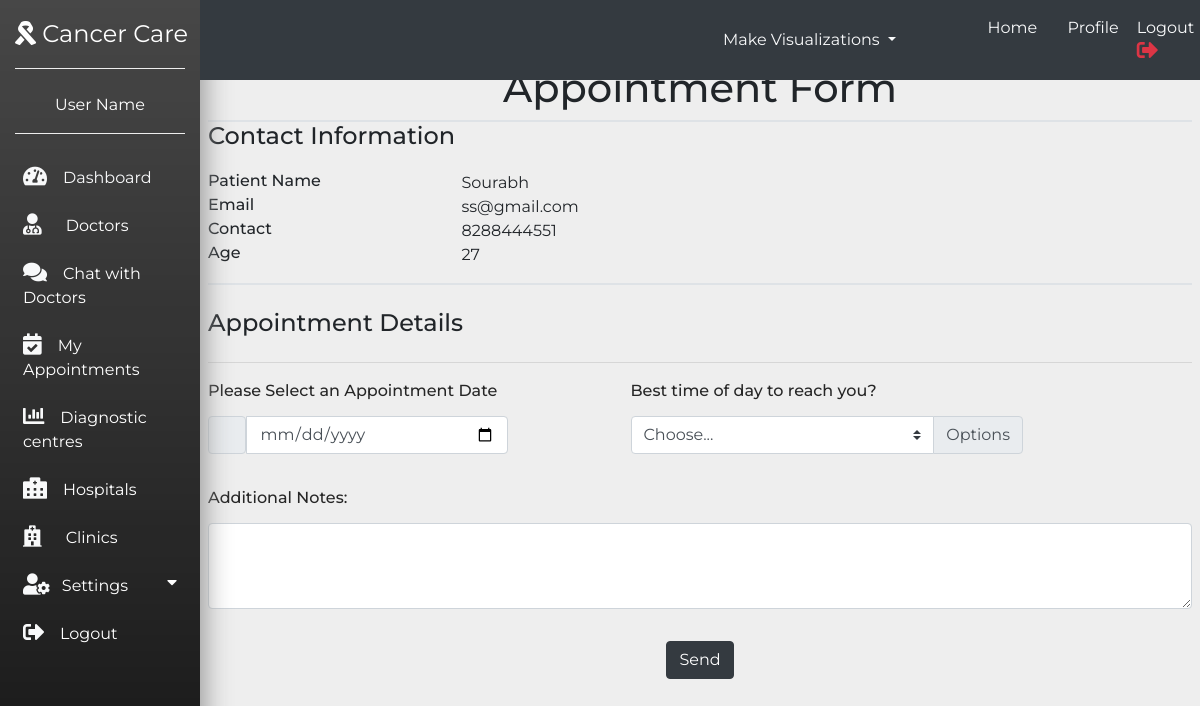
The page /userappointment/1 (signed in) on the database its author committed.
### myapp/models.py (models this page shows, shortened)
class mypatient(models.Model):
    patient_id = models.CharField(max_length=30)
    pat_img = models.ImageField(null=True,blank=True)
    pat_name = models.CharField(max_length = 30)
    pat_email = models.EmailField()
    pat_pass = models.CharField(max_length = 40)
    pat_contact = models.CharField(max_length = 12,null = True)
    pat_pincode = models.IntegerField(null = True)
    pat_address = models.CharField(max_length = 100,null = True)
    pat_city = models.CharField(max_length = 20,null = True)
    pat_state = models.CharField(max_length = 20,null = True)
    pat_dob = models.DateField(max_length = 8,null = True)
    pat_bloodgroup = models.CharField(max_length = 3,null = True)
    pat_age = models.IntegerField(null = True)
    GENDER_CHOICES = (
        ('M', 'Male'),
        ('F', 'Female'),
    )
    pat_gender = models.CharField(max_length=1, choices=GENDER_CHOICES,null = True)

### myapp/views.py (the view, shortened to what this page needs)
# urls.py: path('userappointment/<int:id>',views.userappointment,name="userappointment"),
def userappointment(request, id):
    us = mypatient.objects.get(pat_email = request.session.get('em'))
    return render(request,'appointmentpage.html',{'user':us})

### Template/appointmentpage.html (shortened to what this page needs)
{% extends 'sidebar.html' %}{% load static %}  {% block content %}
<div class="container p-2">
    <div class="row">
        <div class="col-md-12 text-center">
            <h1>Appointment Form</h1>
        </div>
    </div>
    <hr class="border border-4 m-0">
    <div class="row">
        <div class="col-md-12 pb-2">
            <h4>Contact Information</h4>
        </div>
    </div>
    <div class="row mt-1">
        <div class="col-sm-3">
            <h6 class="mb-0">Patient Name</h6>
        </div>
        <div class="col-sm-9 ">
            {{user.pat_name}}
        </div>
    </div>
    <div class="row">
        <div class="col-sm-3">
            <h6 class="mb-0">Email</h6>
        </div>
        <div class="col-sm-9 ">
            {{user.pat_email}}
        </div>
    </div>
    <div class="row">
        <div class="col-sm-3">
            <h6 class="mb-0">Contact</h6>
        </div>
        <div class="col-sm-9 ">
            {{user.pat_contact}}
        </div>
    </div>
    <div class="row">
        <div class="col-sm-3">
            <h6 class="mb-0">Age</h6>
        </div>
        <div class="col-sm-9 ">
            {{user.pat_age}}
        </div>
    </div>
    <hr class="border border-2 ">
    <div class="row mt-4">
        <div class="col-md-12">
            <h4>Appointment Details</h4>
        </div>
    </div>
    <hr>
    <div class="row mt-1">
        <div class="col-md-12">
            <form action="" method="POST">
                <div class="row">
                    <div class="form-group mb-3 col-md-5">
                        <label style="color: #262626"><h6>Please Select an Appointment Date</h6></label>
                        <div class="input-group mb-3" style="width:300px">
                            <span class="input-group-text" id="basic-addon1"><i class="icofont-quill-pen"></i></span>
                            <input type="date" name="dateforapp" id="appointment_date" class="form-control ii" required autofocus name="sub" placeholder="Enter Subject">
                        </div>
                    </div>
                    <div class="form-group mb-3 col-md-5">
                        <label style="color: #262626"><h6>Best time of day to reach you?</h6></label>
                        <div class="input-group mb-3">
                            <select class="custom-select" id="inputGroupSelect02" name="tofd" style="width: auto;">
                          <option selected>Choose...</option>
                        </select>
                            <div class="input-group-append">
                                <label class="input-group-text" for="inputGroupSelect02">Options</label>
                            </div>
                        </div>
                    </div>
                </div>
                <div class="form-group mb-3">
                    <label style="color: #262626"><h6> Additional Notes: </h6></label>
                    <div class="input-group mb-3">
                        <textarea required rows="3" required class="form-control mb-3" name="notes"></textarea>
                    </div>
                </div>
                <center><button type="submit" name='save1' class="btn btn-dark">Send</button></center>
            </form>
        </div>
    </div>
</div>
</div>
</div>
</div>
{% endblock %}

### Template/sidebar.html (style rules this page uses)
body { font-family: 'Montserrat', sans-serif; background-color: #eee; }

### rows shown on the page
mypatient: pat_name "Sourabh", pat_email "ss@gmail.com", pat_contact "8288444551", pat_age "27"
